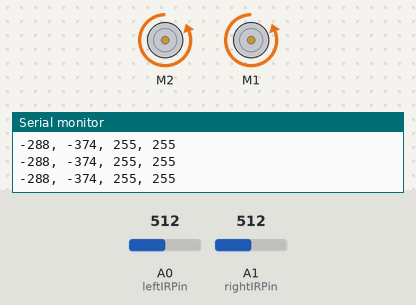
Bench run of a sketch on a simulated Arduino Uno, built with avr-gcc and run on an emulated ATmega328P. On the bench: 2 × DC motor (green arrow = forward, orange = backward, longer = faster), the last lines printed to the serial monitor. Inputs (shaded band) come from the test bench; at power-on: A0 (leftIRPin) = 512, A1 (rightIRPin) = 512.

Above: at 1.2 s.
1.3 s: A0 (leftIRPin) set to 900
At 2.2 s:
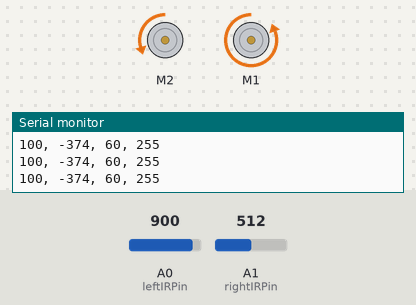
2.8 s: A1 (rightIRPin) set to 716
At 3.3 s:
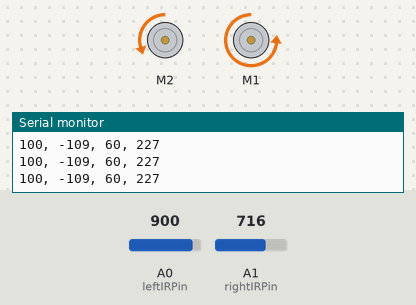
4.3 s: A0 (leftIRPin) set to 1023
At 4.8 s:
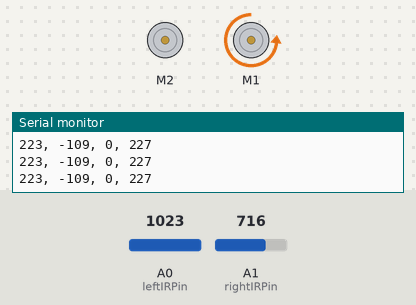
5.8 s: A1 (rightIRPin) set to 900
At 6.8 s:
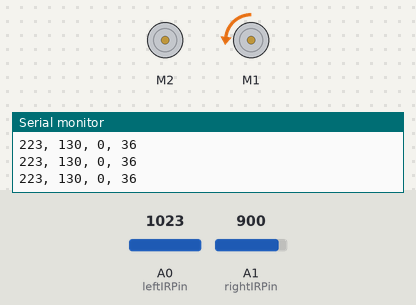
7.3 s: A1 (rightIRPin) set to 1023
At 8.1 s:
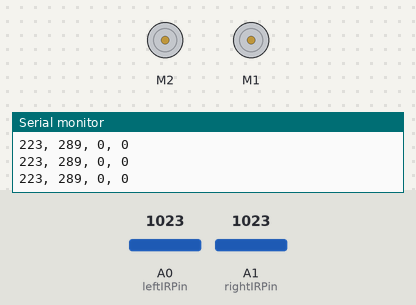
8.8 s: A0 (leftIRPin) set to 716
At 9.2 s:
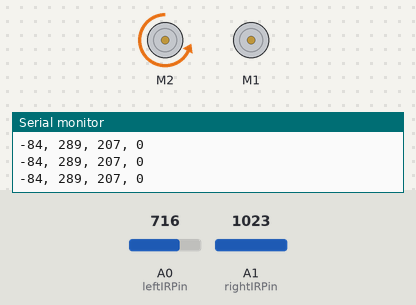
Timing chart, 0 to 11.3 s (numbered marks = the images above; inputs shaded):
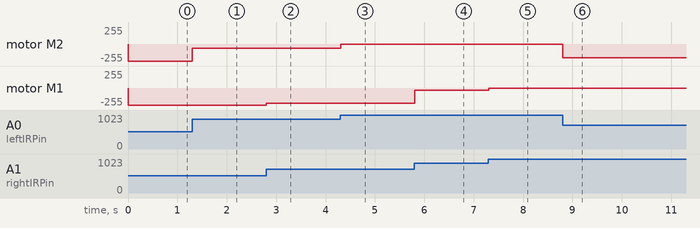

Measured:
- after the input at 1.3 s, motor M2: backward 255/255 → backward 60/255 at once
- after the input at 2.8 s, motor M1: backward 255/255 → backward 227/255 at once
- after the input at 4.3 s, motor M2: backward 60/255 → stopped at once
- after the input at 5.8 s, motor M1: backward 227/255 → backward 36/255 at once
- after the input at 7.3 s, motor M1: backward 36/255 → stopped at once
- after the input at 8.8 s, motor M2: stopped → backward 207/255 at once

The sketch:

pController.ino
```cpp
#include <Wire.h>
#include <Adafruit_MotorShield.h>
#include "utility/Adafruit_PWMServoDriver.h"
#include <math.h>

// Create motor objects
Adafruit_MotorShield AFMS = Adafruit_MotorShield();

// Assign motors to ports
Adafruit_DCMotor *myLeftMotor = AFMS.getMotor(2);
Adafruit_DCMotor *myRightMotor = AFMS.getMotor(1);

// Define sensor pins
int leftIRPin = A0;
int rightIRPin = A1;

// Initialize state variables
int leftIR;
int rightIR;
int leftMotorSpeed;
int rightMotorSpeed;

// Initialze control loop variables
float P = .8;
int baseAdjust = 800;
float adjustCoeff = 1.3;
int baseSpeed = 140;

// Initialize variables for serial input and output
char letter;
long signed int value;
#define PC_BAUD 250000
HardwareSerial & pcSer = Serial;

void setup() {
  // Open input serial
//  Serial.begin(9600);
//  Serial.setTimeout(5);       //time out for parseInt() and things that wait for bytes

  // Open output serial
  pcSer.begin(PC_BAUD);

  // Begin motor control
  AFMS.begin();
}

void loop() {
  // Define IR leftReadings
  leftIR = analogRead(leftIRPin) - baseAdjust;
  rightIR = (analogRead(rightIRPin) - baseAdjust) * adjustCoeff;

//  //Code that reads inputted values for P I and D; input as p98 (no space)
//  if (Serial.available() > 0) {
//    letter = Serial.read();
//    value = Serial.parseInt();
//    if (value != 0) {
//      if (letter == 'P') {
//        P = value/10.0;
//        Serial.println(P);
//      }
//  }
//}

  // Define motor speeds
  leftMotorSpeed = baseSpeed - P * leftIR;
  rightMotorSpeed = baseSpeed - P * rightIR;

  // Bound motor speeds between 0 and 255
  if (leftMotorSpeed > 255)
    leftMotorSpeed = 255;
  else if (leftMotorSpeed < 0)
    leftMotorSpeed = 0;

  if (rightMotorSpeed > 255)
    rightMotorSpeed = 255;
  else if (rightMotorSpeed < 0)
    rightMotorSpeed = 0;

  // Set motor speed
  myLeftMotor->setSpeed(leftMotorSpeed);
  myRightMotor->setSpeed(rightMotorSpeed);

  // Set motor direction
  myLeftMotor->run(BACKWARD);
  myRightMotor->run(BACKWARD);

//  Serial.println(String(leftIR) + " " + String(rightIR) + " " + String(leftMotorSpeed) + " " + String(rightMotorSpeed));
  sendToSerial(leftIR, rightIR, leftMotorSpeed, rightMotorSpeed);

  delay(10);
}

void sendToSerial(int lIR, int rIR, int lMotor, int rMotor) {
  // Send IR and motor values through serial delimited by commas
  pcSer.print(lIR);
  pcSer.print(", ");
  pcSer.print(rIR);
  pcSer.print(", ");
  pcSer.print(lMotor);
  pcSer.print(", ");
  pcSer.println(rMotor);
}
```
